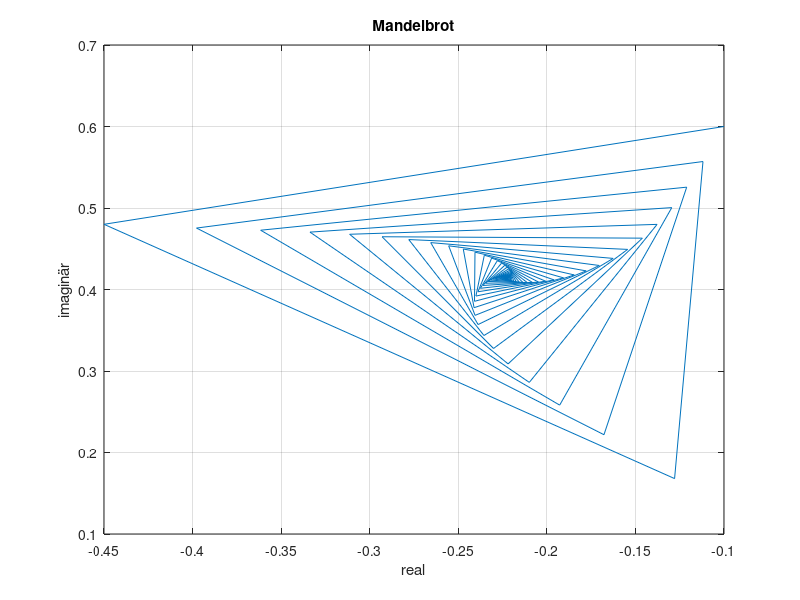
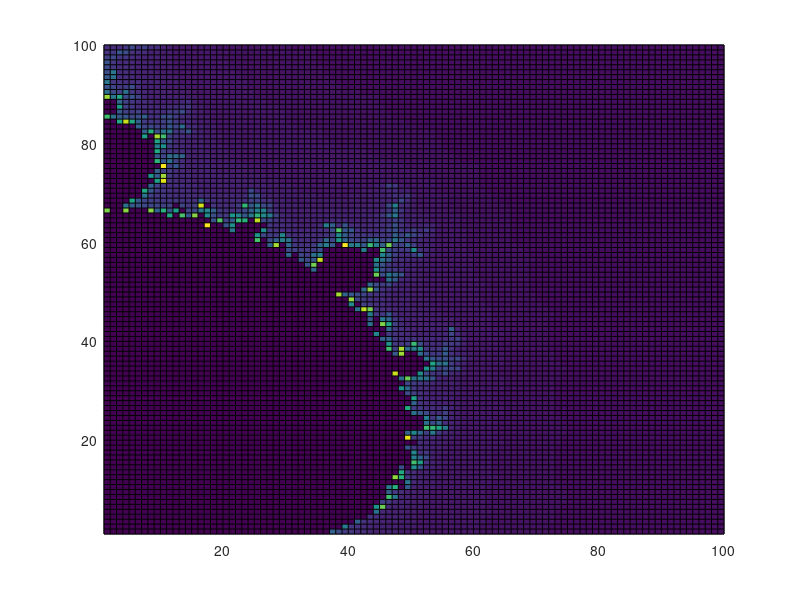

Write MATLAB code to recreate these figures, in order. (Note: this script raises an error after producing the figures.)
clear
clc
close all

% Komplexe Zahl
c0 = -0.1+0.60j;
% Startwert
z0 = 0;
% Erster Indexwert
zn(1) = z0 + c0;
% Rückkopplungsschema
for n = 1 : 1 : 100
  zn(n+1) = ((zn(n))^2)+c0;
end
figure(1)
plot(zn)
title('Mandelbrot')
xlabel('real')
ylabel('imaginär')
grid on

% Komplexe Zahl
c1 = -0.1+0.0j;
% Startwert
z1 = 0
% Grenzen
grenzeA = 10
grenzeB = 10
for u = 1 : 1 : 100
  k = 1
  for r = 1 : 1 : 100
  % Erster Indexwert
    zm(1) = z1 + c1;
    for m = 1 : 1 : 100  
    
      zm(m+1) = ((zm(m))^2)+c1;
  
      if abs(imag(zm(m+1))) > grenzeB
        farbe(k,u) = m;    
        break
      else
        farbe(k,u) = 0;
      end
  
      if abs(real(zm(m+1))) > grenzeA
        farbe(k,u) = m;    
        break
      else
        farbe(k,u) = 0;
      end
  
   end
     k = k + 1;
     c1 = c1 + (0.0+0.01j);
  end

  c1 = c1 + (0.01-1.0j);   
end

figure(2)
x = 1: 1: 100;
y = x';
pcolor(x,y,farbe)
colormap(Summer)
